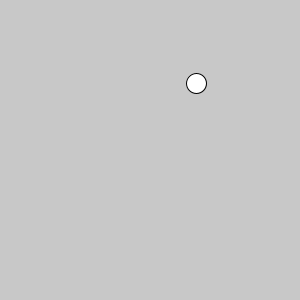
Frame 1 (no input)
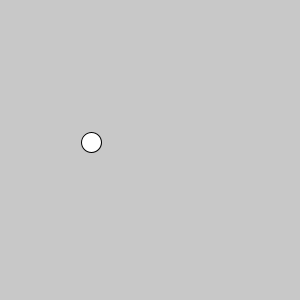
Frame 60 (the mouse pressed at the canvas centre just before this capture)
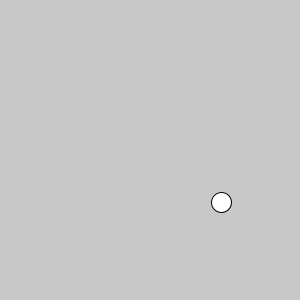
Frame 120 (the mouse held since frame 60 and released just before this capture)

The Processing sketch that drew these frames (run headless with seeded random() and noise(); from frame 60 on, the mouse is pressed at the canvas centre):

// Processing sketch: w3_f15_07_functions_particle_modular
// ── w3_f15_07_functions_particle_modular.pde
// Algotecton - Fall 2015
// Daniel Cardoso Llach
// Functions

int posx = 0;
int posy = 0;
int incrementx = 5;
int incrementy = 1;
int ballsizex = 20;
int ballsizey = 20;

void setup(){
  size(300, 300);
  stroke(0);
  fill(255);
  posx = (int)random(ballsizex/2, width-(ballsizex/2));
  posy = (int)random(ballsizey/2, height-(ballsizey/2));
}

void draw(){
  background(200);
  move_ball();
  bounce_ball();
  display_ball();
}

void move_ball(){
  posx = posx + incrementx;
  posy = posy + incrementy;
}

void bounce_ball(){
  if ((posx > width-(ballsizex/2)) || (posx < ballsizex/2)){
    incrementx *= -1;
  } 
  if ((posy > height-(ballsizey/2))||(posy < ballsizey/2)){
    incrementy *= -1; 
  } 
}

void display_ball(){
  ellipse(posx, posy, ballsizex, ballsizey);
}
